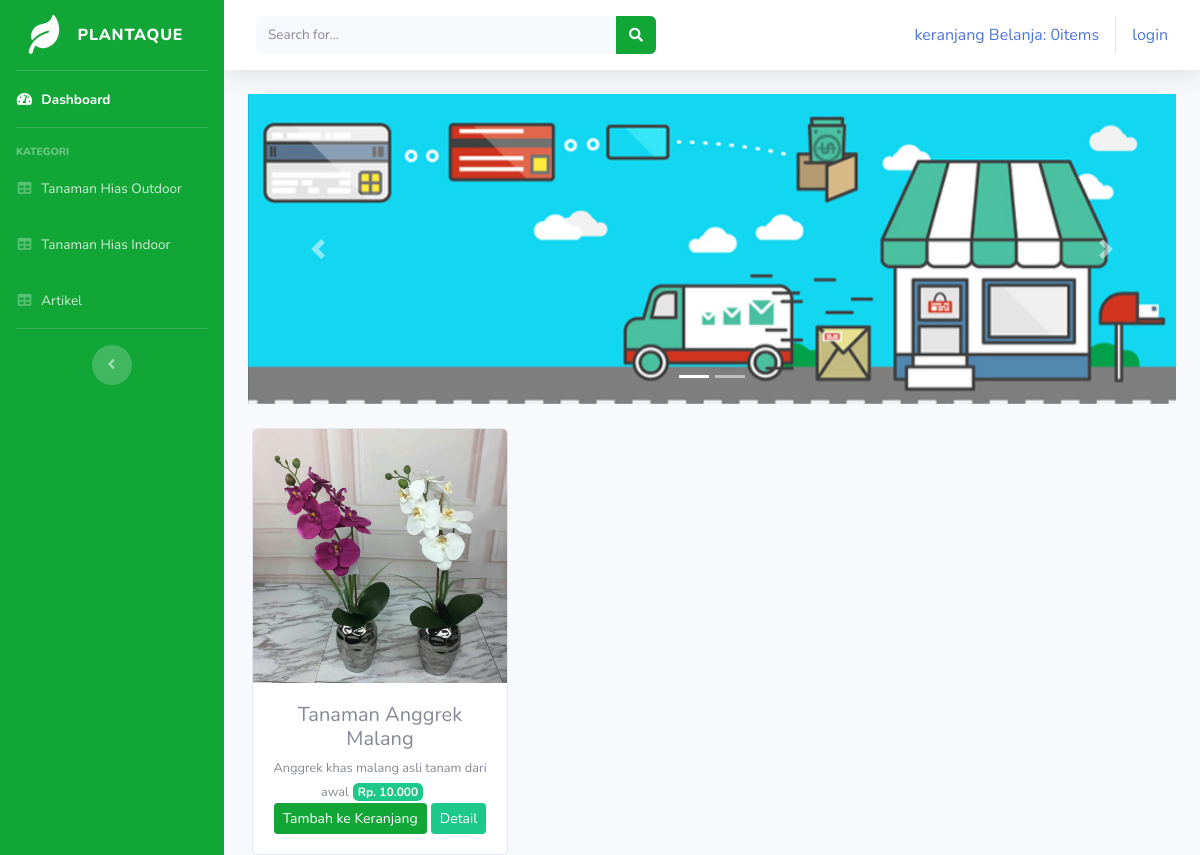
/index.php/kategori/tanaman_hias_outdoor, run on the app's committed database.
### tables this page shows
CREATE TABLE `tb_barang` (
  `id_barang` int(11) NOT NULL,
  `nama_barang` varchar(100) NOT NULL,
  `keterangan` varchar(225) NOT NULL,
  `kategori` varchar(60) NOT NULL,
  `harga` int(11) NOT NULL,
  `stok` int(11) NOT NULL,
  `gambar` text NOT NULL,
  `nama_penjual` varchar(100) NOT NULL,
  `lokasi` varchar(200) NOT NULL
);

### application/controllers/kategori.php (called while the page is built, shortened)
<?php
class Kategori extends CI_Controller {
    public function tanaman_hias_outdoor()
    {
        $data['tanaman_hias_outdoor']= $this->model_kategori-> data_tanaman_hias_outdoor()->result();
        $this->load->view('templates/header');
        $this->load->view('templates/sidebar');
        $this->load->view('tanaman_hias_outdoor',$data);
        $this->load->view('templates/footer');
    }
}
?>

### index.php (called while the page is built, shortened)
<?php
require_once BASEPATH.'core/CodeIgniter.php';

### application/models/model_kategori.php (called while the page is built, shortened)
<?php
class model_kategori extends CI_Model {
public function data_tanaman_hias_outdoor()
{
 return $this->db->get_where("tb_barang",array('kategori'=> 'tanaman hias outdoor'));
}
}
?>

### application/views/tanaman_hias_outdoor.php (the view, shortened to what this page needs)
<div class="container-fluid">
<div id="carouselExampleIndicators" class="carousel slide" data-ride="carousel">
    <ol class="carousel-indicators">
      <li data-target="#carouselExampleIndicators" data-slide-to="0" class="active"></li>
      <li data-target="#carouselExampleIndicators" data-slide-to="1"></li>
    </ol>
    <div class="carousel-inner">
      <div class="carousel-item active">
        <img src="<?php echo base_url('assets/img/slider1.jpg')?>" class="d-block w-100" alt="...">
      </div>
    </div>
    <a class="carousel-control-prev" href="#carouselExampleIndicators" role="button" data-slide="prev">
      <span class="carousel-control-prev-icon" aria-hidden="true"></span>
    </a>
    <a class="carousel-control-next" href="#carouselExampleIndicators" role="button" data-slide="next">
      <span class="carousel-control-next-icon" aria-hidden="true"></span>
    </a>
</div>
  <div class="row text-center">
    <?php foreach ($tanaman_hias_outdoor as $brg) : ?>
    <div class="card ml-3 mt-4" style="width: 16rem;">
      <img src="<?php echo base_url().'/uploads/'.$brg->gambar ?>" class="card-img-top" alt="...">
      <div class="card-body">
        <h5 class="card-title mb-1"><?php echo $brg->nama_barang ?></h5>
        <small><?php echo $brg->keterangan ?></small>
        <span class="badge badge-success mr-3">Rp. <?php echo number_format($brg->harga,0,',','.') ?></span>
        <?php echo anchor('dashboard/tambah_ke_keranjang/'.$brg->id_barang,
        '<div class="btn btn-sm btn-primary">Tambah ke Keranjang</div>') ?>
        <?php echo anchor('dashboard/detail/'.$brg->id_barang,
        '<div class="btn btn-sm btn-success">Detail</div>') ?>
        </div>
    </div>
    <?php endforeach; ?>
  </div>
</div>

### application/views/templates/header.php (shortened to what this page needs)
<!DOCTYPE html>
<html lang="en">
<head>
  <link href="<?php echo base_url() ?>assets/vendor/fontawesome-free/css/all.min.css" rel="stylesheet" type="text/css">
  <link href="<?php echo base_url() ?>assets/css/sb-admin-2.css" rel="stylesheet">
</head>

### application/views/templates/sidebar.php (shortened to what this page needs)
<body id="page-top">
  <div id="wrapper">
    <ul class="navbar-nav bg-gradient-primary sidebar sidebar-dark accordion" id="accordionSidebar">
      <a class="sidebar-brand d-flex align-items-center justify-content-center" href="<?php echo base_url('welcome/index') ?>">
        <div class="sidebar-brand-icon rotate-n-15">
        <i class="fas fa-leaf"></i>
        </div>
        <div class="sidebar-brand-text mx-3">Plantaque</div>
      </a>
      <hr class="sidebar-divider my-0">
      <li class="nav-item active">
        <a class="nav-link" href="<?php echo base_url('welcome/index') ?>">
          <i class="fas fa-fw fa-tachometer-alt"></i>
          <span>Dashboard</span></a>
      </li>
      <hr class="sidebar-divider">
      <div class="sidebar-heading">
        Kategori
      </div>
      <li class="nav-item">
        <a class="nav-link" href="<?php echo base_url('kategori/tanaman_hias_outdoor') ?>">
          <i class="fas fa-fw fa-table"></i>
          <span>Tanaman Hias Outdoor</span></a>
      </li>
      <li class="nav-item">
        <a class="nav-link" href="<?php echo base_url('kategori/tanaman_hias_indoor') ?>">
          <i class="fas fa-fw fa-table"></i>
          <span>Tanaman Hias Indoor</span></a>
      <li class="nav-item">
        <a class="nav-link" href="<?php echo base_url('blogspot/index') ?>">
          <i class="fas fa-fw fa-table"></i>
          <span>Artikel</span></a>
      </li>
      <hr class="sidebar-divider d-none d-md-block">
      <div class="text-center d-none d-md-inline">
        <button class="rounded-circle border-0" id="sidebarToggle"></button>
      </div>
    </ul>
    <div id="content-wrapper" class="d-flex flex-column">
      <div id="content">
        <nav class="navbar navbar-expand navbar-light bg-white topbar mb-4 static-top shadow">
          <form class="d-none d-sm-inline-block form-inline mr-auto ml-md-3 my-2 my-md-0 mw-100 navbar-search">
            <div class="input-group">
              <input type="text" class="form-control bg-light border-0 small" placeholder="Search for..." aria-label="Search" aria-describedby="basic-addon2">
              <div class="input-group-append">
                <button class="btn btn-primary" type="button">
                  <i class="fas fa-search fa-sm"></i>
                </button>
              </div>
            </div>
          </form>
          <ul class="navbar-nav ml-auto">
            <div class="navbar">
              <ul class="nav navbar-nav navbar-right">
                <li>
                  <?php
                  $keranjang = 'keranjang Belanja: ' .$this->cart->total_items().'items'
                  ?>
                  <?php echo anchor('dashboard/detail_keranjang', $keranjang)?>
                </li>
              </ul>
            <ul class="na navbar-nav navbar-right">
            <?php if($this->session->userdata('username')) { ?>
              <li><div>Selamat Datang <?php echo $this->session->userdata('username') ?></div></li>
              <li class="ml-2"><?php echo anchor('auth/logout','Logout'); ?></li>
            <?php }  else {?>
            <li><?php echo anchor('auth/login', 'login'); ?></li>
            <?php } ?>
            </ul>
            </div>
          </ul>
        </nav>

### application/views/templates/footer.php (shortened to what this page needs)
</body>
</html>

### data on the page
tb_barang: gambar (picture), nama_barang "Tanaman Anggrek Malang", keterangan "Anggrek khas malang asli tanam dari awal", harga "10.000", id_barang "Tambah ke Keranjang", id_barang "Detail"

### other printed values
anchor('dashboard/detail_keranjang', $keranjang) "keranjang Belanja: 0items"
anchor('auth/login', 'login') "login"
